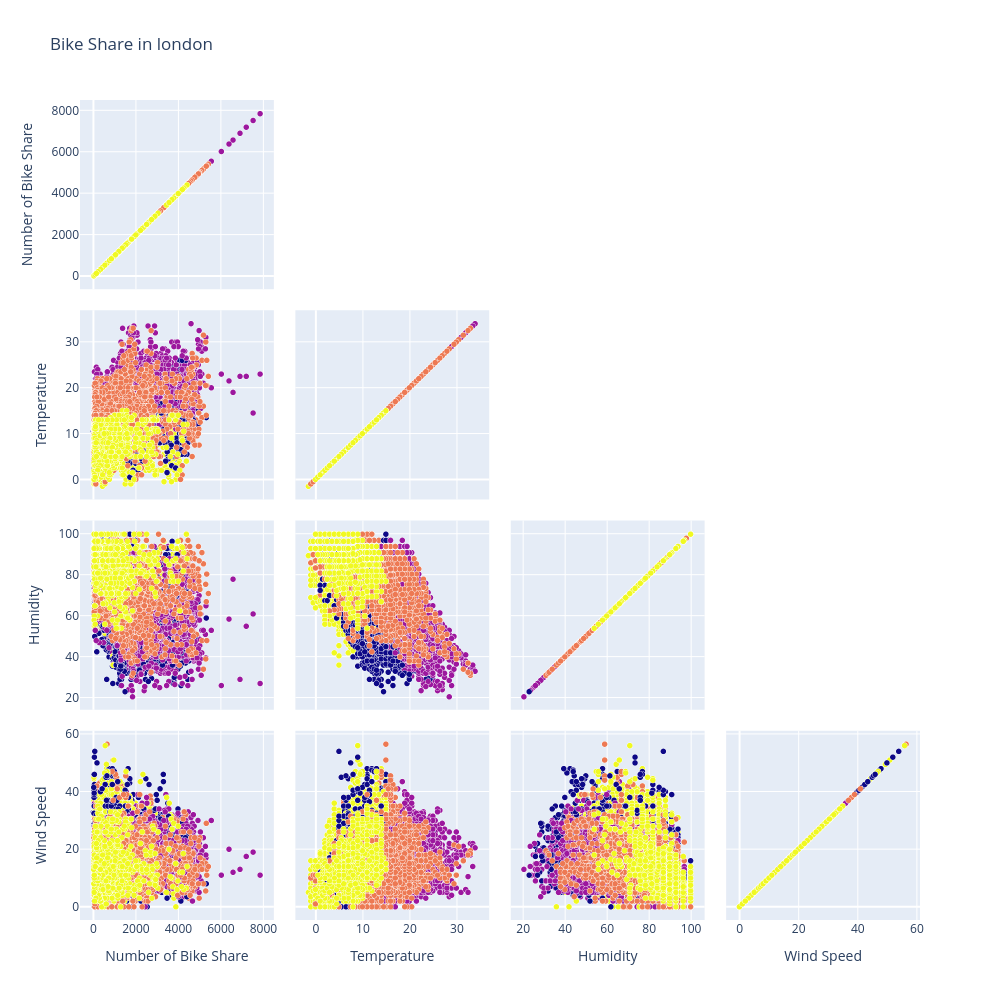

The code cell stored with this chart in its notebook:
### Code cell
index_vals = df['season'].astype('category').cat.codes

fig = go.Figure(data=go.Splom(
                dimensions=[dict(label='Number of Bike Share',
                                 values=df['cnt']),
                            dict(label='Temperature',
                                 values=df['t1']),
                            dict(label='Humidity',
                                 values=df['hum']),
                           dict(label='Wind Speed',
                                 values=df['wind_speed'])],
                showupperhalf=False, 
                text=df['season'],
                marker=dict(color=index_vals,
                            showscale=False,
                            line_color='white', line_width=0.5)
                ))


fig.update_layout(
    title='Bike Share in london',
    width=1000,
    height=1000,
)

fig.show()

### Figure 1 — Plotly figure (JSON) as saved in the notebook; plotly's stock layout.template omitted (floating-point values rounded to 4 significant figures; data arrays with more than 128 entries replaced by an {"elided": "..."} marker saying what was removed)
{"data": [{"dimensions": [{"label": "Number of Bike Share", "values": {"elided": "17414 int values"}}, {"label": "Temperature", "values": {"elided": "17414 float values"}}, {"label": "Humidity", "values": {"elided": "17414 float values"}}, {"label": "Wind Speed", "values": {"elided": "17414 float values"}}], "marker": {"color": {"elided": "17414 int values"}, "line": {"color": "white", "width": 0.5}, "showscale": false}, "showupperhalf": false, "text": {"elided": "17414 float values"}, "type": "splom"}], "layout": {"height": 1000, "title": {"text": "Bike Share in london"}, "width": 1000}}
